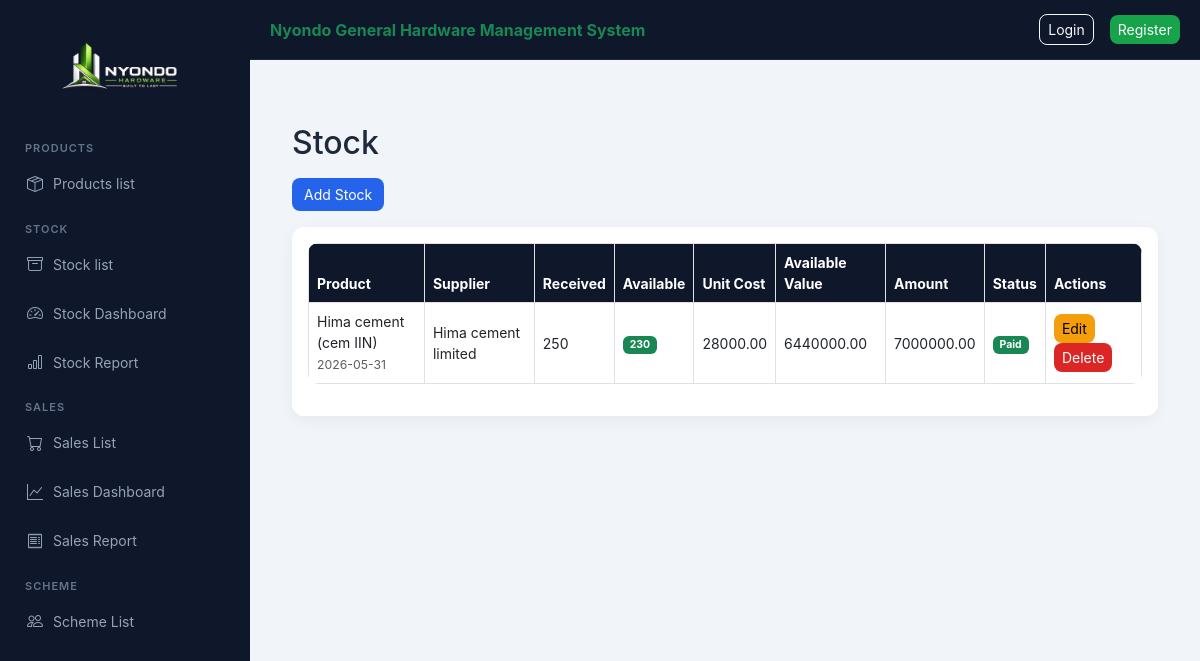
Screenshot of /nyondo/stock/ with the database file from the repository.
### nyondo_app/models.py (models this page shows, shortened)
class Stock(models.Model):
    product = models.ForeignKey(Product, on_delete=models.CASCADE)
    supplier_name = models.CharField(max_length=100)
    quantity_received = models.PositiveIntegerField()
    quantity_available = models.PositiveIntegerField(default=0)
    unit_cost = models.DecimalField(max_digits=12, decimal_places=2)
    unit_price = models.DecimalField(max_digits=12, decimal_places=2)
    total_amount_due = models.DecimalField(max_digits=12, decimal_places=2, default=0)
    supplier_paid = models.BooleanField(default=False)
    date_received = models.DateTimeField(auto_now_add=True)
    def available_value(self):
        return self.quantity_available * self.unit_cost

class Product(models.Model):
    CATEGORY_CHOICES = [
        ("cement", "Cement"),
        ("iron_bar", "Iron Bar"),
        ("iron_sheets", "Iron Sheets"),
        ("others", "Others"),
        ("nails", "Nails"),
        ("paint", "Paint"),
    ]
    category_name = models.CharField(max_length=20, choices=CATEGORY_CHOICES)
    product_name = models.CharField(max_length=100)
    unit_cost = models.DecimalField(max_digits=12, decimal_places=2, default=0)
    unit_price = models.DecimalField(max_digits=12, decimal_places=2, default=0)
    description = models.TextField(blank=True)

### nyondo_app/views.py (the view)
# urls.py: path("stock/", views.stock_list, name="stock_list"),
def stock_list(request):
    return render(request, "stock_list.html", {
        "stocks": Stock.objects.select_related("product"),
        "products": Product.objects.all()
    })

### nyondo_app/templates/stock_list.html
{% extends "base.html" %}
{% block content %}
<h2 class="mb-3">Stock</h2>
<a href="{% url 'add_stock' %}" class="btn btn-primary mb-3">
    Add Stock
</a>
<div class="card p-3">
<table class="table table-hover table-bordered align-middle">
<thead class="table-light">
<tr>
    <th>Product</th>
    <th>Supplier</th>
    <th>Received</th>
    <th>Available</th>
    <th>Unit Cost</th>
    <th>Available Value</th>
    <th>Amount</th>
    <th>Status</th>
    <th>Actions</th>
</tr>
</thead>
<tbody>
{% for s in stocks %}
<tr>
    <td>
        {{ s.product.product_name }}
        <br>
        <small class="text-muted">
            {{ s.date_received|date:"Y-m-d" }}
        </small>
    </td>
    <td>{{ s.supplier_name }}</td>
    <td>{{ s.quantity_received }}</td>
    <td>
        {% if s.quantity_available > 0 %}
            <span class="badge bg-success">
                {{ s.quantity_available }}
            </span>
        {% else %}
            <span class="badge bg-danger">
                0
            </span>
        {% endif %}
    </td>
    <td>{{ s.unit_cost|floatformat:2 }}</td>
    <td>
        {{ s.available_value|floatformat:2 }}
    </td>
    <td>
        {{ s.total_amount_due|floatformat:2 }}
    </td>
    <td>
        {% if s.supplier_paid %}
            <span class="badge bg-success">Paid</span>
        {% else %}
            <span class="badge bg-warning text-dark">Pending</span>
        {% endif %}
    </td>
    <td>
        <a href="{% url 'edit_stock' s.id %}"
           class="btn btn-warning btn-sm">
           Edit
        </a>
        <a href="{% url 'delete_stock' s.id %}"
           class="btn btn-danger btn-sm">
           Delete
        </a>
    </td>
</tr>
{% empty %}
<tr>
    <td colspan="9" class="text-center text-muted">
        No stock records available
    </td>
</tr>
{% endfor %}
</tbody>
</table>
</div>
{% endblock %}

### static/css/style.css (style rules this page uses)
:root { --primary: #2563eb; --success: #16a34a; --dark: #0f172a; --dark-light: #1e293b; --warning: #f59e0b; --bg: #f1f5f9; --text: #1e293b; }
* { margin: 0; padding: 0; box-sizing: border-box; }
body { font-family: "Inter", "Segoe UI", sans-serif; background: var(--bg); color: var(--text); }
a { text-decoration: none; }
.card { border: none; border-radius: 12px; background: white; padding: 20px; box-shadow: 0 4px 15px rgba(0,0,0,0.05); }
.table { background: white; border-radius: 10px; overflow: hidden; }
.table th { background: var(--dark); color: white; font-size: 14px; }
.table td { font-size: 14px; vertical-align: middle; }
.btn { border-radius: 8px; font-size: 14px; }
.btn-primary { background: var(--primary); border: none; }
.btn-danger { background: #dc2626; border: none; }
.btn-warning { background: var(--warning); border: none; }

### rows the page displays
Stock: product.product_name "Hima cement (cem IIN)", date_received "2026-05-31", supplier_name "Hima cement limited", quantity_received "250", quantity_available "230", unit_cost "28000.00", available_value "6440000.00", total_amount_due "7000000.00", supplier_paid "Paid"
